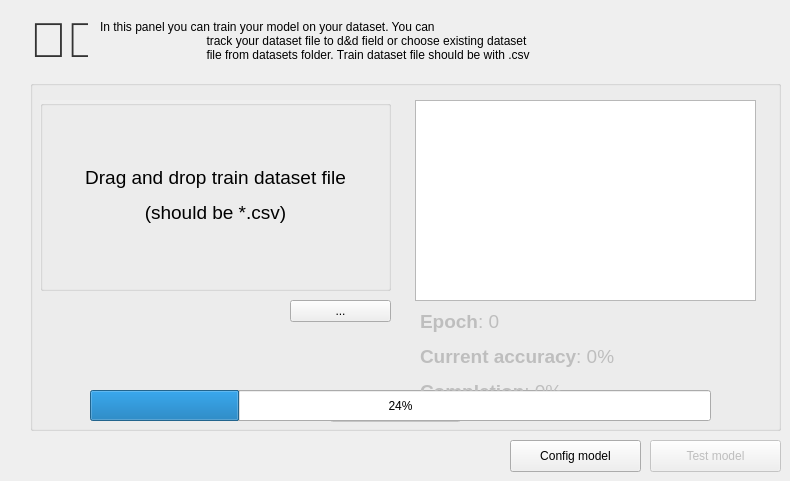
                <widget class="QWidget" name="train_model_page">
                    <widget class="QLabel" name="label_8">
                        <property name="geometry">
                            <rect>
                                <x>30</x>
                                <y>10</y>
                                <width>58</width>
                                <height>61</height>
                            </rect>
                        </property>
                        <property name="text">
                            <string>
                                &lt;html&gt;&lt;head/&gt;&lt;body&gt;&lt;p&gt;&lt;span
                                style=&quot; font-family:'Segoe UI Emoji'; font-size:49px;
                                color:#333333;&quot;&gt;🧑‍🏫&lt;/span&gt;&lt;/p&gt;&lt;/body&gt;&lt;/html&gt;</string>
                        </property>
                        <property name="textFormat">
                            <enum>Qt::AutoText</enum>
                        </property>
                        <property name="scaledContents">
                            <bool>false</bool>
                        </property>
                    </widget>
                    <widget class="QLabel" name="label_9">
                        <property name="geometry">
                            <rect>
                                <x>100</x>
                                <y>20</y>
                                <width>671</width>
                                <height>41</height>
                            </rect>
                        </property>
                        <property name="text">
                            <string>In this panel you can train your model on your dataset. You can
                                track your dataset file to d&amp;d field or choose existing dataset
                                file from datasets folder. Train dataset file should be with .csv
                                extention.</string>
                        </property>
                        <property name="wordWrap">
                            <bool>true</bool>
                        </property>
                    </widget>
                    <widget class="QWidget" name="verticalLayoutWidget_2">
                        <property name="geometry">
                            <rect>
                                <x>30</x>
                                <y>80</y>
                                <width>751</width>
                                <height>351</height>
                            </rect>
                        </property>
                        <layout class="QVBoxLayout" name="verticalLayout_3">
                            <item>
                                <widget class="QGroupBox" name="groupBox_2">
                                    <property name="title">
                                        <string />
                                    </property>
                                    <widget class="QGroupBox" name="groupBox_3">
                                        <property name="geometry">
                                            <rect>
                                                <x>10</x>
                                                <y>20</y>
                                                <width>351</width>
                                                <height>191</height>
                                            </rect>
                                        </property>
                                        <property name="acceptDrops">
                                            <bool>false</bool>
                                        </property>
                                        <property name="autoFillBackground">
                                            <bool>true</bool>
                                        </property>
                                        <property name="title">
                                            <string />
                                        </property>
                                        <property name="flat">
                                            <bool>false</bool>
                                        </property>
                                        <widget class="ImportFileItem"
                                            name="import_train_dataset_label">
                                            <property name="enabled">
                                                <bool>true</bool>
                                            </property>
                                            <property name="geometry">
                                                <rect>
                                                    <x>0</x>
                                                    <y>0</y>
                                                    <width>351</width>
                                                    <height>191</height>
                                                </rect>
                                            </property>
                                            <property name="minimumSize">
                                                <size>
                                                    <width>10</width>
                                                    <height>10</height>
                                                </size>
                                            </property>
                                            <property name="cursor">
                                                <cursorShape>ArrowCursor</cursorShape>
                                            </property>
                                            <property name="acceptDrops">
                                                <bool>true</bool>
                                            </property>
                                            <property name="autoFillBackground">
                                                <bool>false</bool>
                                            </property>
                                            <property name="frameShape">
                                                <enum>QFrame::NoFrame</enum>
                                            </property>
                                            <property name="frameShadow">
                                                <enum>QFrame::Raised</enum>
                                            </property>
                                            <property name="text">
                                                <string>
                                                    &lt;html&gt;&lt;head/&gt;&lt;body&gt;&lt;p&gt;&lt;span
                                                    style=&quot; font-size:14pt;&quot;&gt;Drag and
                                                    drop train dataset
                                                    file&lt;/span&gt;&lt;/p&gt;&lt;p&gt;&lt;span
                                                    style=&quot; font-size:14pt;&quot;&gt;(should be
                                                    *.csv)&lt;/span&gt;&lt;/p&gt;&lt;/body&gt;&lt;/html&gt;</string>
                                            </property>
                                            <property name="scaledContents">
                                                <bool>false</bool>
                                            </property>
                                            <property name="alignment">
                                                <set>Qt::AlignCenter</set>
                                            </property>
                                            <property name="indent">
                                                <number>-1</number>
                                            </property>
                                        </widget>
                                    </widget>
                                    <widget class="QPushButton" name="start_training_push_button">
                                        <property name="enabled">
                                            <bool>false</bool>
                                        </property>
                                        <property name="geometry">
                                            <rect>
                                                <x>300</x>
                                                <y>310</y>
                                                <width>131</width>
                                                <height>32</height>
                                            </rect>
                                        </property>
                                        <property name="text">
                                            <string>Start training</string>
                                        </property>
                                    </widget>
                                    <widget class="QLabel" name="file_path_label_2">
                                        <property name="enabled">
                                            <bool>true</bool>
                                        </property>
                                        <property name="geometry">
                                            <rect>
                                                <x>20</x>
                                                <y>250</y>
                                                <width>341</width>
                                                <height>20</height>
                                            </rect>
                                        </property>
                                        <property name="text">
                                            <string />
                                        </property>
                                    </widget>
                                    <widget class="QToolButton" name="toolButton_3">
                                        <property name="geometry">
                                            <rect>
                                                <x>260</x>
                                                <y>220</y>
                                                <width>101</width>
                                                <height>22</height>
                                            </rect>
                                        </property>
                                        <property name="text">
                                            <string>...</string>
                                        </property>
                                    </widget>
                                    <widget class="QProgressBar" name="training_progress_bar">
                                        <property name="enabled">
                                            <bool>true</bool>
                                        </property>
                                        <property name="geometry">
                                            <rect>
                                                <x>60</x>
                                                <y>310</y>
                                                <width>621</width>
                                                <height>31</height>
                                            </rect>
                                        </property>
                                        <property name="value">
                                            <number>24</number>
                                        </property>
                                    </widget>
                                    <widget class="QLabel" name="label_11">
                                        <property name="geometry">
                                            <rect>
                                                <x>390</x>
                                                <y>20</y>
                                                <width>351</width>
                                                <height>20</height>
                                            </rect>
                                        </property>
                                        <property name="text">
                                            <string>
                                                &lt;html&gt;&lt;head/&gt;&lt;body&gt;&lt;p&gt;&lt;span
                                                style=&quot; font-weight:700;&quot;&gt;Train
                                                settings&lt;/span&gt;&lt;/p&gt;&lt;/body&gt;&lt;/html&gt;</string>
                                        </property>
                                        <property name="alignment">
                                            <set>Qt::AlignCenter</set>
                                        </property>
                                    </widget>
                                    <widget class="QWidget" name="gridLayoutWidget_2">
                                        <property name="geometry">
                                            <rect>
                                                <x>410</x>
                                                <y>50</y>
                                                <width>311</width>
                                                <height>41</height>
                                            </rect>
                                        </property>
                                        <layout class="QGridLayout" name="gridLayout_2">
                                            <item row="0" column="0">
                                                <widget class="QSpinBox"
                                                    name="num_of_epochs_spin_box">
                                                    <property name="minimum">
                                                        <number>1</number>
                                                    </property>
                                                    <property name="value">
                                                        <number>5</number>
                                                    </property>
                                                </widget>
                                            </item>
                                            <item row="0" column="1">
                                                <widget class="QLabel" name="label_10">
                                                    <property name="text">
                                                        <string>Number of epochs</string>
                                                    </property>
                                                </widget>
                                            </item>
                                        </layout>
                                    </widget>
                                    <widget class="QLabel" name="train_info_text_label">
                                        <property name="enabled">
                                            <bool>false</bool>
                                        </property>
                                        <property name="geometry">
                                            <rect>
                                                <x>390</x>
                                                <y>230</y>
                                                <width>311</width>
                                                <height>81</height>
                                            </rect>
                                        </property>
                                        <property name="text">
                                            <string>&lt;html&gt;&lt;head/&gt;&lt;body&gt;&lt;p&gt;&lt;span
                                                style=&quot; font-size:14pt;
                                                font-weight:696;&quot;&gt;Epoch&lt;/span&gt;&lt;span
                                                style=&quot; font-size:14pt;&quot;&gt;:
                                                0&lt;/span&gt;&lt;/p&gt;&lt;p&gt;&lt;span
                                                style=&quot; font-size:14pt;
                                                font-weight:696;&quot;&gt;Current
                                                accuracy&lt;/span&gt;&lt;span style=&quot;
                                                font-size:14pt;&quot;&gt;:
                                                0%&lt;/span&gt;&lt;/p&gt;&lt;p&gt;&lt;span
                                                style=&quot; font-size:14pt;
                                                font-weight:696;&quot;&gt;Completion&lt;/span&gt;&lt;span
                                                style=&quot; font-size:14pt;&quot;&gt;:
                                                0%&lt;/span&gt;&lt;/p&gt;&lt;/body&gt;&lt;/html&gt;</string>
                                        </property>
                                        <property name="alignment">
                                            <set>Qt::AlignLeading|Qt::AlignLeft|Qt::AlignTop</set>
                                        </property>
                                    </widget>
                                    <widget class="QLabel" name="train_info_label">
                                        <property name="geometry">
                                            <rect>
                                                <x>390</x>
                                                <y>120</y>
                                                <width>351</width>
                                                <height>20</height>
                                            </rect>
                                        </property>
                                        <property name="text">
                                            <string>
                                                &lt;html&gt;&lt;head/&gt;&lt;body&gt;&lt;p&gt;&lt;span
                                                style=&quot; font-weight:700;&quot;&gt;Train
                                                Info&lt;/span&gt;&lt;/p&gt;&lt;/body&gt;&lt;/html&gt;</string>
                                        </property>
                                        <property name="alignment">
                                            <set>Qt::AlignCenter</set>
                                        </property>
                                    </widget>
                                    <widget class="QChartView" name="chart_widget">
                                        <property name="geometry">
                                            <rect>
                                                <x>385</x>
                                                <y>20</y>
                                                <width>341</width>
                                                <height>201</height>
                                            </rect>
                                        </property>
                                    </widget>
                                </widget>
                            </item>
                        </layout>
                    </widget>
                    <widget class="QPushButton" name="test_model_push_button_2">
                        <property name="enabled">
                            <bool>false</bool>
                        </property>
                        <property name="geometry">
                            <rect>
                                <x>650</x>
                                <y>440</y>
                                <width>131</width>
                                <height>32</height>
                            </rect>
                        </property>
                        <property name="text">
                            <string>Test model</string>
                        </property>
                    </widget>
                    <widget class="QPushButton" name="to_configure_push_button">
                        <property name="enabled">
                            <bool>true</bool>
                        </property>
                        <property name="geometry">
                            <rect>
                                <x>510</x>
                                <y>440</y>
                                <width>131</width>
                                <height>32</height>
                            </rect>
                        </property>
                        <property name="text">
                            <string>Config model</string>
                        </property>
                    </widget>
                </widget>
